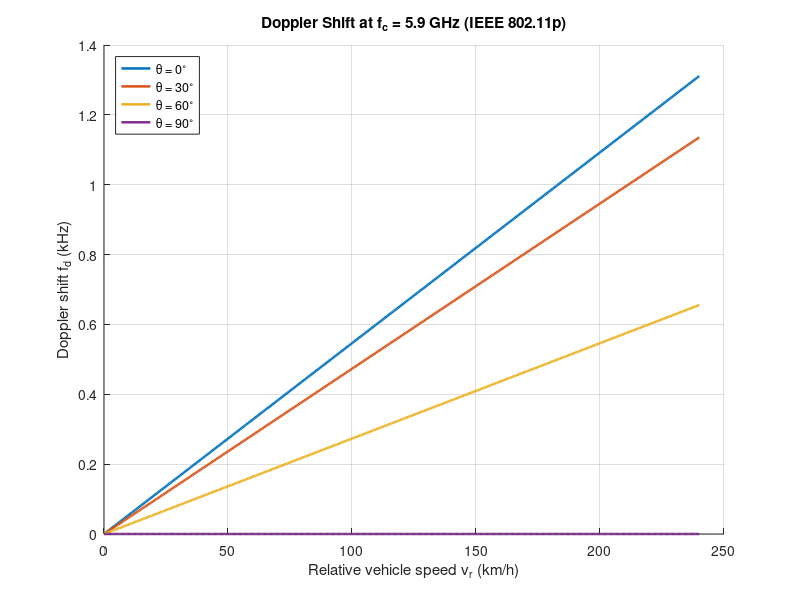

Recreate this plot in MATLAB.
%% Experiment 1: Doppler Frequency Shift in VANET V2V Links
% Equation (1): f_d = (v_r / c) * f_c * cos(theta)
%
% Simulates the Doppler shift experienced on a V2V link as a function of
% (a) relative vehicle speed, and (b) the angle between the relative
% velocity vector and the line-of-sight direction, at the 802.11p DSRC
% carrier frequency (5.9 GHz).

clear; clc; close all;

%% Constants and parameters
c  = 3e8;                 % Speed of light, m/s
fc = 5.9e9;               % 802.11p DSRC carrier frequency, Hz

% Relative speed range: 0 to 240 km/h (covers two vehicles approaching
% each other at up to 120 km/h each, a realistic highway worst case)
v_kmh     = linspace(0, 240, 500);       % km/h
v_r       = v_kmh ./ 3.6;                % Convert to m/s
theta_deg = [0, 30, 60, 90];             % LOS angles to compare, degrees

%% Compute Doppler shift for each angle
figure('Name', 'Doppler Shift vs Relative Speed');
hold on; 
grid on;
colors = lines(numel(theta_deg));

for k = 1:numel(theta_deg)
    theta  = deg2rad(theta_deg(k));
    fd     = (v_r ./ c) .* fc .* cos(theta);   % Eq. (1), Hz
    fd_kHz = fd ./ 1e3;
    plot(v_kmh, fd_kHz, 'LineWidth', 1.8, 'Color', colors(k,:), ...
        'DisplayName', sprintf('\\theta = %d^\\circ', theta_deg(k)));
end

xlabel('Relative vehicle speed v_r (km/h)');
ylabel('Doppler shift f_d (kHz)');
title(sprintf('Doppler Shift at f_c = %.1f GHz (IEEE 802.11p)', fc/1e9));
legend('Location', 'northwest');
hold off;

%% Numerical example (single worked case)
v_example_kmh = 200;                     % Two vehicles approaching, 100 km/h each
theta_example = 0;                       % Head-on approach, worst case
v_r_example   = v_example_kmh / 3.6;
fd_example    = (v_r_example / c) * fc * cos(deg2rad(theta_example));

fprintf('--- Worked example ---\n');
fprintf('Relative speed      : %.1f km/h (%.2f m/s)\n', v_example_kmh, v_r_example);
fprintf('Carrier frequency   : %.2f GHz\n', fc/1e9);
fprintf('LOS angle theta     : %d deg\n', theta_example);
fprintf('Doppler shift f_d   : %.2f kHz\n', fd_example/1e3);

%% Relevance check: OFDM subcarrier spacing
% IEEE 802.11p uses 156.25 kHz subcarrier spacing (10 MHz channel, half
% of 802.11a's 20 MHz/312.5 kHz). Compare max Doppler to a fraction of
% subcarrier spacing to flag potential ICI risk.
subcarrier_spacing = 156.25e3;          % Hz
pct_of_spacing     = 100 * fd_example / subcarrier_spacing;

fprintf('Doppler as %% of 802.11p subcarrier spacing (156.25 kHz): %.2f %%\n', pct_of_spacing);

if pct_of_spacing > 1
    fprintf('=> Non-negligible: high-speed opposite-direction V2V links can erode\n');
    fprintf('   OFDM subcarrier orthogonality (inter-carrier interference).\n');
end
